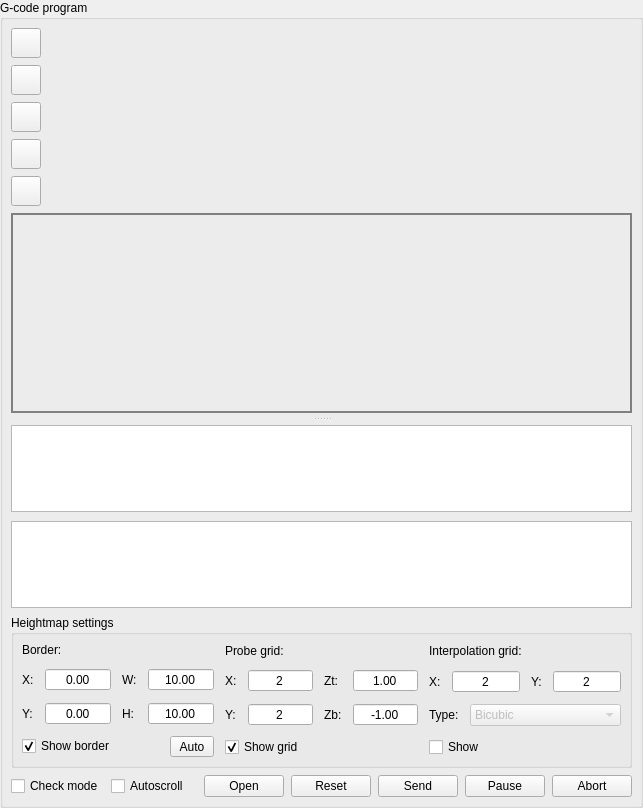
     <widget class="QGroupBox" name="grpProgram">
      <property name="title">
       <string>G-code program</string>
      </property>
      <property name="flat">
       <bool>false</bool>
      </property>
      <layout class="QVBoxLayout" name="verticalLayout_17" stretch="0,0,0,0,0,1,0,0">
       <property name="spacing">
        <number>7</number>
       </property>
       <property name="leftMargin">
        <number>8</number>
       </property>
       <property name="topMargin">
        <number>8</number>
       </property>
       <property name="rightMargin">
        <number>8</number>
       </property>
       <property name="bottomMargin">
        <number>8</number>
       </property>
       <item>
        <widget class="QToolButton" name="cmdIsometric">
         <property name="minimumSize">
          <size>
           <width>30</width>
           <height>30</height>
          </size>
         </property>
         <property name="toolTip">
          <string>Isometric view</string>
         </property>
         <property name="text">
          <string/>
         </property>
         <property name="icon">
          <iconset resource="images.qrc">
           <normaloff>:/images/cube.png</normaloff>:/images/cube.png</iconset>
         </property>
         <property name="iconSize">
          <size>
           <width>20</width>
           <height>20</height>
          </size>
         </property>
        </widget>
       </item>
       <item>
        <widget class="QToolButton" name="cmdTop">
         <property name="minimumSize">
          <size>
           <width>30</width>
           <height>30</height>
          </size>
         </property>
         <property name="toolTip">
          <string>Top view</string>
         </property>
         <property name="text">
          <string/>
         </property>
         <property name="icon">
          <iconset resource="images.qrc">
           <normaloff>:/images/cubeTop.png</normaloff>:/images/cubeTop.png</iconset>
         </property>
         <property name="iconSize">
          <size>
           <width>20</width>
           <height>20</height>
          </size>
         </property>
        </widget>
       </item>
       <item>
        <widget class="QToolButton" name="cmdFront">
         <property name="minimumSize">
          <size>
           <width>30</width>
           <height>30</height>
          </size>
         </property>
         <property name="toolTip">
          <string>Front view</string>
         </property>
         <property name="text">
          <string/>
         </property>
         <property name="icon">
          <iconset resource="images.qrc">
           <normaloff>:/images/cubeFront.png</normaloff>:/images/cubeFront.png</iconset>
         </property>
         <property name="iconSize">
          <size>
           <width>20</width>
           <height>20</height>
          </size>
         </property>
        </widget>
       </item>
       <item>
        <widget class="QToolButton" name="cmdLeft">
         <property name="minimumSize">
          <size>
           <width>30</width>
           <height>30</height>
          </size>
         </property>
         <property name="toolTip">
          <string>Left view</string>
         </property>
         <property name="text">
          <string/>
         </property>
         <property name="icon">
          <iconset resource="images.qrc">
           <normaloff>:/images/cubeLeft.png</normaloff>:/images/cubeLeft.png</iconset>
         </property>
         <property name="iconSize">
          <size>
           <width>20</width>
           <height>20</height>
          </size>
         </property>
        </widget>
       </item>
       <item>
        <widget class="QToolButton" name="cmdFit">
         <property name="minimumSize">
          <size>
           <width>30</width>
           <height>30</height>
          </size>
         </property>
         <property name="toolTip">
          <string>Fit</string>
         </property>
         <property name="text">
          <string/>
         </property>
         <property name="icon">
          <iconset resource="images.qrc">
           <normaloff>:/images/fit_1.png</normaloff>:/images/fit_1.png</iconset>
         </property>
         <property name="iconSize">
          <size>
           <width>20</width>
           <height>20</height>
          </size>
         </property>
        </widget>
       </item>
       <item>
        <widget class="QSplitter" name="splitter">
         <property name="orientation">
          <enum>Qt::Vertical</enum>
         </property>
         <property name="handleWidth">
          <number>12</number>
         </property>
         <widget class="QWidget" name="frame" native="true">
          <property name="sizePolicy">
           <sizepolicy hsizetype="Preferred" vsizetype="Minimum">
            <horstretch>0</horstretch>
            <verstretch>0</verstretch>
           </sizepolicy>
          </property>
          <property name="minimumSize">
           <size>
            <width>0</width>
            <height>200</height>
           </size>
          </property>
          <property name="styleSheet">
           <string notr="true">border: 1px solid gray;</string>
          </property>
          <layout class="QVBoxLayout" name="verticalLayout_8">
           <property name="leftMargin">
            <number>1</number>
           </property>
           <property name="topMargin">
            <number>1</number>
           </property>
           <property name="rightMargin">
            <number>1</number>
           </property>
           <property name="bottomMargin">
            <number>1</number>
           </property>
           <item>
            <widget class="GLWidget" name="glwVisualizer" native="true"/>
           </item>
          </layout>
         </widget>
         <widget class="QWidget" name="layoutWidget">
          <layout class="QVBoxLayout" name="verticalLayout_7">
           <property name="spacing">
            <number>9</number>
           </property>
           <item>
            <widget class="QTableView" name="tblProgram">
             <property name="font">
              <font>
               <pointsize>9</pointsize>
              </font>
             </property>
             <property name="contextMenuPolicy">
              <enum>Qt::CustomContextMenu</enum>
             </property>
             <property name="editTriggers">
              <set>QAbstractItemView::AnyKeyPressed|QAbstractItemView::DoubleClicked|QAbstractItemView::EditKeyPressed|QAbstractItemView::SelectedClicked</set>
             </property>
             <property name="selectionMode">
              <enum>QAbstractItemView::ContiguousSelection</enum>
             </property>
             <property name="selectionBehavior">
              <enum>QAbstractItemView::SelectRows</enum>
             </property>
             <property name="gridStyle">
              <enum>Qt::DashLine</enum>
             </property>
             <attribute name="horizontalHeaderHighlightSections">
              <bool>false</bool>
             </attribute>
             <attribute name="horizontalHeaderMinimumSectionSize">
              <number>50</number>
             </attribute>
             <attribute name="verticalHeaderVisible">
              <bool>false</bool>
             </attribute>
            </widget>
           </item>
           <item>
            <widget class="QTableView" name="tblHeightMap">
             <property name="alternatingRowColors">
              <bool>true</bool>
             </property>
             <property name="selectionMode">
              <enum>QAbstractItemView::SingleSelection</enum>
             </property>
             <property name="gridStyle">
              <enum>Qt::DashLine</enum>
             </property>
             <attribute name="horizontalHeaderVisible">
              <bool>false</bool>
             </attribute>
             <attribute name="horizontalHeaderDefaultSectionSize">
              <number>60</number>
             </attribute>
             <attribute name="horizontalHeaderHighlightSections">
              <bool>false</bool>
             </attribute>
             <attribute name="verticalHeaderVisible">
              <bool>false</bool>
             </attribute>
            </widget>
           </item>
          </layout>
         </widget>
        </widget>
       </item>
       <item>
        <widget class="QGroupBox" name="grpHeightMapSettings">
         <property name="title">
          <string>Heightmap settings</string>
         </property>
         <layout class="QHBoxLayout" name="horizontalLayout_20" stretch="1,1,1">
          <property name="spacing">
           <number>11</number>
          </property>
          <property name="leftMargin">
           <number>8</number>
          </property>
          <property name="topMargin">
           <number>8</number>
          </property>
          <property name="rightMargin">
           <number>8</number>
          </property>
          <property name="bottomMargin">
           <number>8</number>
          </property>
          <item>
           <layout class="QVBoxLayout" name="verticalLayout_18">
            <item>
             <widget class="QLabel" name="label_5">
              <property name="text">
               <string>Border:</string>
              </property>
             </widget>
            </item>
            <item>
             <layout class="QGridLayout" name="gridLayout">
              <item row="0" column="0">
               <widget class="QLabel" name="label_6">
                <property name="text">
                 <string>X:</string>
                </property>
               </widget>
              </item>
              <item row="0" column="1">
               <widget class="QDoubleSpinBox" name="txtHeightMapBorderX">
                <property name="sizePolicy">
                 <sizepolicy hsizetype="Expanding" vsizetype="Fixed">
                  <horstretch>0</horstretch>
                  <verstretch>0</verstretch>
                 </sizepolicy>
                </property>
                <property name="locale">
                 <locale language="C" country="AnyCountry"/>
                </property>
                <property name="alignment">
                 <set>Qt::AlignCenter</set>
                </property>
                <property name="buttonSymbols">
                 <enum>QAbstractSpinBox::NoButtons</enum>
                </property>
                <property name="minimum">
                 <double>-999.000000000000000</double>
                </property>
                <property name="maximum">
                 <double>999.000000000000000</double>
                </property>
               </widget>
              </item>
              <item row="1" column="3">
               <widget class="QDoubleSpinBox" name="txtHeightMapBorderHeight">
                <property name="sizePolicy">
                 <sizepolicy hsizetype="Expanding" vsizetype="Fixed">
                  <horstretch>0</horstretch>
                  <verstretch>0</verstretch>
                 </sizepolicy>
                </property>
                <property name="locale">
                 <locale language="C" country="AnyCountry"/>
                </property>
                <property name="alignment">
                 <set>Qt::AlignCenter</set>
                </property>
                <property name="buttonSymbols">
                 <enum>QAbstractSpinBox::NoButtons</enum>
                </property>
                <property name="minimum">
                 <double>-999.000000000000000</double>
                </property>
                <property name="maximum">
                 <double>999.000000000000000</double>
                </property>
                <property name="value">
                 <double>10.000000000000000</double>
                </property>
               </widget>
              </item>
              <item row="1" column="2">
               <widget class="QLabel" name="label_9">
                <property name="text">
                 <string>H:</string>
                </property>
               </widget>
              </item>
              <item row="1" column="1">
               <widget class="QDoubleSpinBox" name="txtHeightMapBorderY">
                <property name="sizePolicy">
                 <sizepolicy hsizetype="Expanding" vsizetype="Fixed">
                  <horstretch>0</horstretch>
                  <verstretch>0</verstretch>
                 </sizepolicy>
                </property>
                <property name="locale">
                 <locale language="C" country="AnyCountry"/>
                </property>
                <property name="alignment">
                 <set>Qt::AlignCenter</set>
                </property>
                <property name="buttonSymbols">
                 <enum>QAbstractSpinBox::NoButtons</enum>
                </property>
                <property name="minimum">
                 <double>-999.000000000000000</double>
                </property>
                <property name="maximum">
                 <double>999.000000000000000</double>
                </property>
               </widget>
              </item>
              <item row="1" column="0">
               <widget class="QLabel" name="label_7">
                <property name="text">
                 <string>Y:</string>
                </property>
               </widget>
              </item>
              <item row="0" column="2">
               <widget class="QLabel" name="label_8">
                <property name="text">
                 <string>W:</string>
                </property>
               </widget>
              </item>
              <item row="0" column="3">
               <widget class="QDoubleSpinBox" name="txtHeightMapBorderWidth">
                <property name="sizePolicy">
                 <sizepolicy hsizetype="Expanding" vsizetype="Fixed">
                  <horstretch>0</horstretch>
                  <verstretch>0</verstretch>
                 </sizepolicy>
                </property>
                <property name="locale">
                 <locale language="C" country="AnyCountry"/>
                </property>
                <property name="alignment">
                 <set>Qt::AlignCenter</set>
                </property>
                <property name="buttonSymbols">
                 <enum>QAbstractSpinBox::NoButtons</enum>
                </property>
                <property name="minimum">
                 <double>-999.000000000000000</double>
                </property>
                <property name="maximum">
                 <double>999.000000000000000</double>
                </property>
                <property name="value">
                 <double>10.000000000000000</double>
                </property>
               </widget>
              </item>
             </layout>
            </item>
            <item>
             <layout class="QHBoxLayout" name="horizontalLayout_18">
              <item>
               <widget class="QCheckBox" name="chkHeightMapBorderShow">
                <property name="text">
                 <string>Show border</string>
                </property>
                <property name="checked">
                 <bool>true</bool>
                </property>
               </widget>
              </item>
              <item>
               <widget class="StyledToolButton" name="cmdHeightMapBorderAuto">
                <property name="minimumSize">
                 <size>
                  <width>44</width>
                  <height>18</height>
                 </size>
                </property>
                <property name="text">
                 <string>Auto</string>
                </property>
               </widget>
              </item>
             </layout>
            </item>
           </layout>
          </item>
          <item>
           <layout class="QVBoxLayout" name="verticalLayout_19">
            <item>
             <widget class="QLabel" name="label_10">
              <property name="text">
               <string>Probe grid:</string>
              </property>
             </widget>
            </item>
            <item>
             <layout class="QGridLayout" name="gridLayout_4">
              <item row="0" column="0">
               <widget class="QLabel" name="label_12">
                <property name="text">
                 <string>X:</string>
                </property>
               </widget>
              </item>
              <item row="0" column="1">
               <widget class="QDoubleSpinBox" name="txtHeightMapGridX">
                <property name="sizePolicy">
                 <sizepolicy hsizetype="Expanding" vsizetype="Fixed">
                  <horstretch>0</horstretch>
                  <verstretch>0</verstretch>
                 </sizepolicy>
                </property>
                <property name="locale">
                 <locale language="C" country="AnyCountry"/>
                </property>
                <property name="alignment">
                 <set>Qt::AlignCenter</set>
                </property>
                <property name="buttonSymbols">
                 <enum>QAbstractSpinBox::NoButtons</enum>
                </property>
                <property name="decimals">
                 <number>0</number>
                </property>
                <property name="minimum">
                 <double>2.000000000000000</double>
                </property>
                <property name="maximum">
                 <double>1000.000000000000000</double>
                </property>
                <property name="value">
                 <double>2.000000000000000</double>
                </property>
               </widget>
              </item>
              <item row="0" column="5">
               <widget class="QDoubleSpinBox" name="txtHeightMapGridZTop">
                <property name="sizePolicy">
                 <sizepolicy hsizetype="Expanding" vsizetype="Fixed">
                  <horstretch>0</horstretch>
                  <verstretch>0</verstretch>
                 </sizepolicy>
                </property>
                <property name="locale">
                 <locale language="C" country="AnyCountry"/>
                </property>
                <property name="alignment">
                 <set>Qt::AlignCenter</set>
                </property>
                <property name="buttonSymbols">
                 <enum>QAbstractSpinBox::NoButtons</enum>
                </property>
                <property name="minimum">
                 <double>-999.000000000000000</double>
                </property>
                <property name="maximum">
                 <double>999.000000000000000</double>
                </property>
                <property name="value">
                 <double>1.000000000000000</double>
                </property>
               </widget>
              </item>
              <item row="1" column="5">
               <widget class="QDoubleSpinBox" name="txtHeightMapGridZBottom">
                <property name="sizePolicy">
                 <sizepolicy hsizetype="Expanding" vsizetype="Fixed">
                  <horstretch>0</horstretch>
                  <verstretch>0</verstretch>
                 </sizepolicy>
                </property>
                <property name="locale">
                 <locale language="C" country="AnyCountry"/>
                </property>
                <property name="alignment">
                 <set>Qt::AlignCenter</set>
                </property>
                <property name="buttonSymbols">
                 <enum>QAbstractSpinBox::NoButtons</enum>
                </property>
                <property name="minimum">
                 <double>-999.000000000000000</double>
                </property>
                <property name="maximum">
                 <double>999.000000000000000</double>
                </property>
                <property name="value">
                 <double>-1.000000000000000</double>
                </property>
               </widget>
              </item>
              <item row="1" column="1">
               <widget class="QDoubleSpinBox" name="txtHeightMapGridY">
                <property name="sizePolicy">
                 <sizepolicy hsizetype="Expanding" vsizetype="Fixed">
                  <horstretch>0</horstretch>
                  <verstretch>0</verstretch>
                 </sizepolicy>
                </property>
                <property name="locale">
                 <locale language="C" country="AnyCountry"/>
                </property>
                <property name="alignment">
                 <set>Qt::AlignCenter</set>
                </property>
                <property name="buttonSymbols">
                 <enum>QAbstractSpinBox::NoButtons</enum>
                </property>
                <property name="decimals">
                 <number>0</number>
                </property>
                <property name="minimum">
                 <double>2.000000000000000</double>
                </property>
                <property name="maximum">
                 <double>1000.000000000000000</double>
                </property>
                <property name="value">
                 <double>2.000000000000000</double>
                </property>
               </widget>
              </item>
              <item row="1" column="3">
               <widget class="QLabel" name="label_11">
                <property name="text">
                 <string>Zb:</string>
                </property>
               </widget>
              </item>
              <item row="1" column="0">
               <widget class="QLabel" name="label_13">
                <property name="text">
                 <string>Y:</string>
                </property>
               </widget>
              </item>
              <item row="0" column="3">
               <widget class="QLabel" name="label_14">
                <property name="text">
                 <string>Zt:</string>
                </property>
               </widget>
              </item>
             </layout>
            </item>
            <item>
             <layout class="QHBoxLayout" name="horizontalLayout_19">
              <item>
               <widget class="QCheckBox" name="chkHeightMapGridShow">
                <property name="text">
                 <string>Show grid</string>
                </property>
                <property name="checked">
                 <bool>true</bool>
                </property>
               </widget>
              </item>
              <item>
               <spacer name="horizontalSpacer_6">
                <property name="orientation">
                 <enum>Qt::Horizontal</enum>
                </property>
                <property name="sizeHint" stdset="0">
                 <size>
                  <width>40</width>
                  <height>1</height>
                 </size>
                </property>
               </spacer>
              </item>
             </layout>
            </item>
           </layout>
          </item>
          <item>
           <layout class="QVBoxLayout" name="verticalLayout_20">
            <item>
             <widget class="QLabel" name="label_16">
              <property name="text">
               <string>Interpolation grid:</string>
              </property>
             </widget>
            </item>
            <item>
             <layout class="QGridLayout" name="gridLayout_6">
              <item row="1" column="2">
               <widget class="QLabel" name="label_19">
                <property name="text">
                 <string>Y:</string>
                </property>
               </widget>
              </item>
              <item row="1" column="0">
               <widget class="QLabel" name="label_18">
                <property name="text">
                 <string>X:</string>
                </property>
               </widget>
              </item>
              <item row="1" column="1">
               <widget class="QDoubleSpinBox" name="txtHeightMapInterpolationStepX">
                <property name="sizePolicy">
                 <sizepolicy hsizetype="Expanding" vsizetype="Fixed">
                  <horstretch>0</horstretch>
                  <verstretch>0</verstretch>
                 </sizepolicy>
                </property>
                <property name="locale">
                 <locale language="C" country="AnyCountry"/>
                </property>
                <property name="alignment">
                 <set>Qt::AlignCenter</set>
                </property>
                <property name="buttonSymbols">
                 <enum>QAbstractSpinBox::NoButtons</enum>
                </property>
                <property name="decimals">
                 <number>0</number>
                </property>
                <property name="minimum">
                 <double>2.000000000000000</double>
                </property>
                <property name="maximum">
                 <double>1000.000000000000000</double>
                </property>
                <property name="value">
                 <double>2.000000000000000</double>
                </property>
               </widget>
              </item>
              <item row="1" column="3">
               <widget class="QDoubleSpinBox" name="txtHeightMapInterpolationStepY">
                <property name="sizePolicy">
                 <sizepolicy hsizetype="Expanding" vsizetype="Fixed">
                  <horstretch>0</horstretch>
                  <verstretch>0</verstretch>
                 </sizepolicy>
                </property>
                <property name="locale">
                 <locale language="C" country="AnyCountry"/>
                </property>
                <property name="alignment">
                 <set>Qt::AlignCenter</set>
                </property>
                <property name="buttonSymbols">
                 <enum>QAbstractSpinBox::NoButtons</enum>
                </property>
                <property name="decimals">
                 <number>0</number>
                </property>
                <property name="minimum">
                 <double>2.000000000000000</double>
                </property>
                <property name="maximum">
                 <double>1000.000000000000000</double>
                </property>
                <property name="value">
                 <double>2.000000000000000</double>
                </property>
               </widget>
              </item>
             </layout>
            </item>
            <item>
             <layout class="QHBoxLayout" name="horizontalLayout_23" stretch="0,0">
              <item>
               <widget class="QLabel" name="label_17">
                <property name="text">
                 <string>Type:</string>
                </property>
               </widget>
              </item>
              <item>
               <widget class="QComboBox" name="cboHeightMapInterpolationType">
                <property name="enabled">
                 <bool>false</bool>
                </property>
                <property name="sizePolicy">
                 <sizepolicy hsizetype="Expanding" vsizetype="Fixed">
                  <horstretch>0</horstretch>
                  <verstretch>0</verstretch>
                 </sizepolicy>
                </property>
                <item>
                 <property name="text">
                  <string>Bicubic</string>
                 </property>
                </item>
               </widget>
              </item>
             </layout>
            </item>
            <item>
             <layout class="QHBoxLayout" name="horizontalLayout_24">
              <item>
               <widget class="QCheckBox" name="chkHeightMapInterpolationShow">
                <property name="text">
                 <string>Show</string>
                </property>
               </widget>
              </item>
              <item>
               <spacer name="horizontalSpacer_8">
                <property name="orientation">
                 <enum>Qt::Horizontal</enum>
                </property>
                <property name="sizeHint" stdset="0">
                 <size>
                  <width>40</width>
                  <height>1</height>
                 </size>
                </property>
               </spacer>
              </item>
             </layout>
            </item>
           </layout>
          </item>
         </layout>
        </widget>
       </item>
       <item>
        <layout class="QHBoxLayout" name="horizontalLayout_3">
         <item>
          <widget class="QCheckBox" name="chkTestMode">
           <property name="sizePolicy">
            <sizepolicy hsizetype="Preferred" vsizetype="Fixed">
             <horstretch>0</horstretch>
             <verstretch>0</verstretch>
            </sizepolicy>
           </property>
           <property name="minimumSize">
            <size>
             <width>22</width>
             <height>0</height>
            </size>
           </property>
           <property name="text">
            <string>Check mode</string>
           </property>
          </widget>
         </item>
         <item>
          <widget class="QCheckBox" name="chkAutoScroll">
           <property name="sizePolicy">
            <sizepolicy hsizetype="Preferred" vsizetype="Fixed">
             <horstretch>0</horstretch>
             <verstretch>0</verstretch>
            </sizepolicy>
           </property>
           <property name="minimumSize">
            <size>
             <width>22</width>
             <height>0</height>
            </size>
           </property>
           <property name="text">
            <string>Autoscroll</string>
           </property>
          </widget>
         </item>
         <item>
          <spacer name="spacerBot">
           <property name="orientation">
            <enum>Qt::Horizontal</enum>
           </property>
           <property name="sizeHint" stdset="0">
            <size>
             <width>8</width>
             <height>20</height>
            </size>
           </property>
          </spacer>
         </item>
         <item>
          <widget class="QPushButton" name="cmdFileOpen">
           <property name="text">
            <string>Open</string>
           </property>
          </widget>
         </item>
         <item>
          <widget class="QPushButton" name="cmdFileReset">
           <property name="text">
            <string>Reset</string>
           </property>
          </widget>
         </item>
         <item>
          <widget class="QPushButton" name="cmdFileSend">
           <property name="text">
            <string>Send</string>
           </property>
          </widget>
         </item>
         <item>
          <widget class="QPushButton" name="cmdFilePause">
           <property name="text">
            <string>Pause</string>
           </property>
           <property name="checkable">
            <bool>true</bool>
           </property>
          </widget>
         </item>
         <item>
          <widget class="QPushButton" name="cmdFileAbort">
           <property name="text">
            <string>Abort</string>
           </property>
          </widget>
         </item>
        </layout>
       </item>
      </layout>
     </widget>
